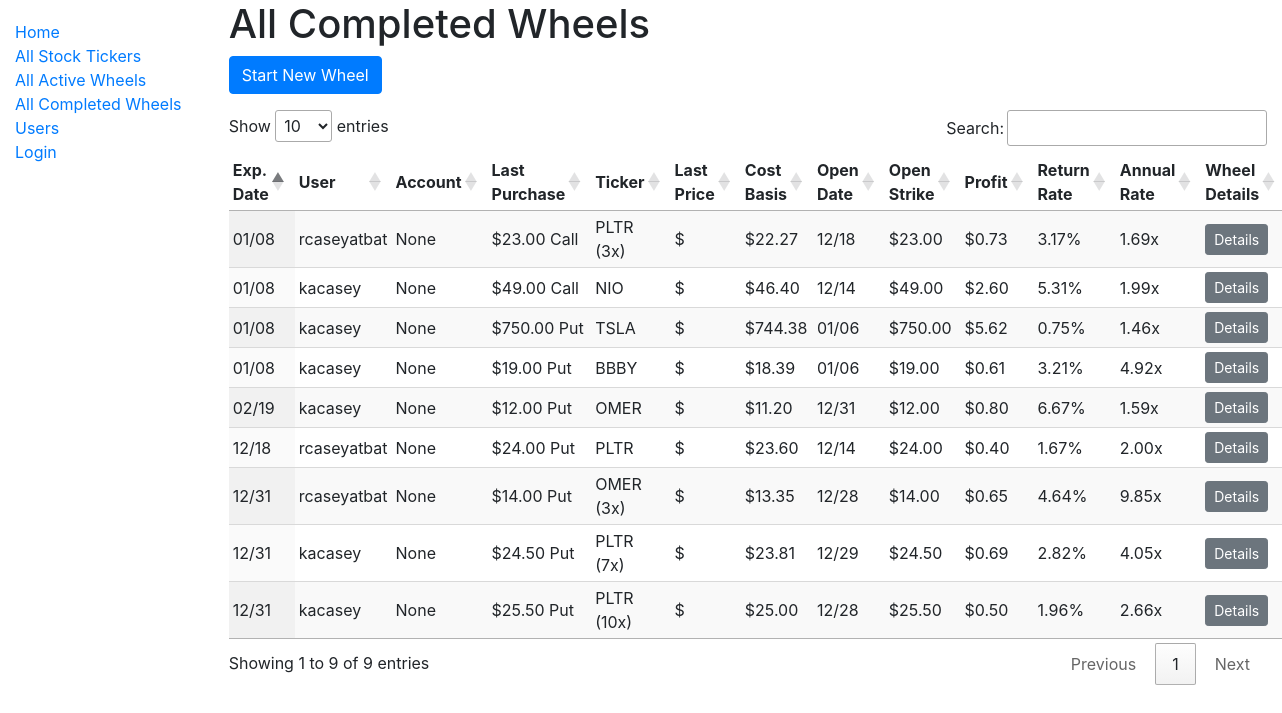
The page /catalog/all_completed_wheels/ on the database its author committed.
### catalog/models.py (models this page shows, shortened)
class OptionWheel(models.Model):
    user = models.ForeignKey(
        settings.AUTH_USER_MODEL,
        on_delete=models.CASCADE,
        db_index=True,
    )
    stock_ticker = models.ForeignKey(
        'StockTicker',
        on_delete=models.CASCADE,
    )
    account = models.ForeignKey(
        Account,
        on_delete=models.SET_NULL,
        db_index=True,
        blank=True,
        null=True,
    )
    quantity = models.IntegerField(default=1)
    is_active = models.BooleanField(db_index=True)
    total_profit = models.DecimalField(max_digits=12, decimal_places=2, default=None, null=True)
    total_days_active = models.IntegerField(default=None, null=True)
    collatoral = models.DecimalField(max_digits=12, decimal_places=2, default=None, null=True)
    def get_all_option_purchases(self):
         return OptionPurchase.objects.filter(option_wheel=self.id).order_by('-expiration_date', '-purchase_date')
    def get_first_option_purchase(self):
        return OptionPurchase.objects.filter(option_wheel=self.id).order_by('purchase_date', 'expiration_date').first()
    def get_last_option_purchase(self):
        return OptionPurchase.objects.filter(option_wheel=self.id).order_by('purchase_date', 'expiration_date').last()
    def get_open_date(self):
        first = self.get_first_option_purchase()
        if first:
            return first.purchase_date.date()
        return datetime.min.date()
    def get_expiration_date(self):
        last_purchase = self.get_last_option_purchase()
        if last_purchase:
            return last_purchase.expiration_date
        return datetime.max.date()
    def is_expired(self):
        if not self.is_active:
            return False
        now = datetime.now()
        today = now.date()
        if now.hour >= MARKET_CLOSE_HOUR:
            return self.get_expiration_date() <= today
        return self.get_expiration_date() < today
    def get_cost_basis(self):
        purchases = self.get_all_option_purchases()
        if not purchases:
            return 'N/A'
        revenue = sum(purchase.premium for purchase in purchases)
        first_purchase = self.get_first_option_purchase()
        return first_purchase.strike - revenue
    def add_purchase_data(self):
        purchases = self.get_all_option_purchases()
        if purchases:
            cost_basis = self.get_cost_basis()
            first_purchase = self.get_first_option_purchase()
            last_purchase = self.get_last_option_purchase()
            profit_if_exits_here = last_purchase.strike - cost_basis
            days_active_so_far = busday_count_inclusive(
                first_purchase.purchase_date.date(),
                last_purchase.expiration_date,
            )
            decimal_rate_of_return = float(profit_if_exits_here / first_purchase.strike)
            annualized_rate_of_return_if_exits_here = compute_annualized_rate_of_return(decimal_rate_of_return, 1, days_active_so_far)
            self.cost_basis = cost_basis
            self.profit_if_exits_here = profit_if_exits_here
            self.days_active_so_far = days_active_so_far
            self.decimal_rate_of_return = decimal_rate_of_return
            self.annualized_rate_of_return_if_exits_here = annualized_rate_of_return_if_exits_here
            self.open_date = self.get_open_date().strftime('%m/%d')
            self.open_strike = first_purchase.strike
            self.expiration_date = self.get_expiration_date().strftime('%m/%d')
            self.last_purchase = last_purchase
            self.expired = self.is_expired()
            self.current_price = get_current_price(self.stock_ticker.name)
            self.purchases = purchases

class OptionPurchase(models.Model):
    user = models.ForeignKey(
        settings.AUTH_USER_MODEL,
        on_delete=models.CASCADE,
        db_index=True,
    )
    option_wheel = models.ForeignKey(
        'OptionWheel',
        on_delete=models.CASCADE,
        db_index=True,
    )
    purchase_date = models.DateTimeField()
    expiration_date = models.DateField()
    strike = models.DecimalField(max_digits=12, decimal_places=2)
    price_at_date = models.DecimalField(max_digits=12, decimal_places=2)
    premium = models.DecimalField(max_digits=12, decimal_places=2)
    class CallOrPut(models.TextChoices):
        CALL = 'C', _('Call')
        PUT = 'P', _('Put')
    call_or_put = models.CharField(
        max_length=1,
        choices=CallOrPut.choices,
        default=CallOrPut.PUT,
    )

class StockTicker(models.Model):
    name = models.CharField(max_length=200, help_text='Enter a ticker, like TSLA.', unique=True, db_index=True)
    class StockRecommendation(models.TextChoices):
        NONE = 'NO', _('None')
        STABLE = 'ST', _('Stable Choice')
        HIGHVOLATILITY = 'HV', _('High Volatility')
    recommendation = models.CharField(
        max_length=2,
        choices=StockRecommendation.choices,
        default=StockRecommendation.NONE,
    )
    def __str__(self):
        return self.name
    class Meta:
        ordering = ["name"]

### catalog/views.py (the view)
# urls.py: path('all_completed_wheels/', views.all_completed_wheels, name='all-completed-wheels'),
@cache_page(ALL_VIEWS_PAGE_CACHE_IN_SECONDS)
def all_completed_wheels(request):
    context = {}
    wheels = OptionWheel.objects.filter(is_active=False)
    for wheel in wheels:
        wheel.add_purchase_data()
    context["wheels"] = wheels
    return render(request, 'all_completed_wheels.html', context=context)

### catalog/business_day_count.py (called while the page is built)
def busday_count_inclusive(start_date, end_date):
  C = pandas.offsets.CustomBusinessDay(calendar=USFederalHolidayCalendar())
  if (start_date == end_date):
  	return 1
  pandas_result = (pandas.DataFrame(index=pandas.to_datetime([start_date, end_date]))
      .resample(C, closed='right')
      .asfreq()
      .index
      .size)
  return pandas_result

### catalog/option_price_computation.py (called while the page is built)
def compute_annualized_rate_of_return(profit_decimal, odds, days, profit_decimal_fail_case=0):
    if days < 5:
        days = 5
    rate_of_return_success_case = 1 + profit_decimal
    rate_of_return_fail_case = 1 + profit_decimal_fail_case
    effective_rate_of_return = rate_of_return_success_case * odds + rate_of_return_fail_case * (1 - odds)
    return effective_rate_of_return ** (BUSINESS_DAYS_IN_YEAR / days)

def get_current_price(stockticker_name):
    cache_key = 'get_current_price_' + stockticker_name
    cached_result = cache.get(cache_key)
    if cached_result is not None:
        return cached_result
    yahoo_ticker = yfinance.Ticker(stockticker_name)
    yahoo_ticker_history = yahoo_ticker.history(period="1d")
    if yahoo_ticker_history.empty:
        return None
    result = yahoo_ticker_history.tail(1)['Close'].iloc[0]
    cache.set(cache_key, result, YAHOO_FINANCE_CACHE_TIMEOUT)
    return result

### catalog/templatetags/filter_tags.py (called while the page is built)
@register.filter
def percentage(value):
    try:
        return '{:.2%}'.format(value)
    except (ValueError, TypeError):
        return value

@register.filter
def call_or_put(value):
    if value == 'P':
        return 'Put'
    elif value == 'C':
        return 'Call'
    return value

### catalog/templates/all_completed_wheels.html
{% extends "base_generic.html" %}
{% block content %}
  <h1>All Completed Wheels</h1>
  <p><a type="button" class="btn btn-primary" href="{% url 'wheel-create' %}">Start New Wheel</a></p>
  {% if wheels %}
    {% include '_base_wheel_table.html' with wheels=wheels all=True%}
  {% else %}
    <p>There are no completed wheels</p>
  {% endif %}
{% endblock %}

### catalog/templates/_base_wheel_table.html (shortened to what this page needs)
{% load filter_tags %}
<div>
  <table class="display compact wheel_table" style="width:100%">
    <thead>
      <tr>
        <th>Exp. Date</th>
        {% if all %}
          <th>User</th>
        {% endif %}
        <th>Account</th>
        <th>Last Purchase</th>
        <th>Ticker</th>
        <th>Last Price</th>
        <th>Cost Basis</th>
        <th>Open Date</th>
        <th>Open Strike</th>
        <th>Profit{% if active %} (if exits){% endif %}</th>
        <th>Return Rate{% if active %} (if exits){% endif %}</th>
        <th>Annual Rate{% if active %} (if exits){% endif %}</th>
        <th>Wheel Details</th>
      </tr>
    </thead>
    <tbody>
      {% for row in wheels %}
        <tr>
          <td>
            {{ row.expiration_date }}
          </td>
          {% if all %}
            <td>
              {{ row.user }}
            </td>
          {% endif %}
          <td>
            {{ row.account }}
          </td>
          <td>
            ${{ row.last_purchase.strike }} {{ row.last_purchase.call_or_put | call_or_put }}
          </td>
          <td>
            {{ row.stock_ticker }}
            {% if row.quantity > 1 %}
              ({{ row.quantity}}x)
            {% endif %}
          </td>
          <td>
            ${{ row.current_price | floatformat:2 }}
          </td>
          <td>
            ${{ row.cost_basis }}
          </td>
          <td>
            {{ row.open_date }}
          </td>
          <td>
            ${{ row.open_strike }}
          </td>
          <td>
            ${{ row.profit_if_exits_here }}
          </td>
          <td>
            {{ row.decimal_rate_of_return | percentage }}
          </td>
          <td data-order={{ row.annualized_rate_of_return_if_exits_here }}>
            {{ row.annualized_rate_of_return_if_exits_here | floatformat:2 }}x
          </td>
          <td>
            <a type="button" class="btn btn-secondary btn-sm" href="{% url 'wheel-detail' pk=row.pk %}">Details</a>
          </td>
        </tr>
      {% endfor %}
    </tbody>
  </table>
</div>

### rows shown on the page
OptionWheel: expiration_date "12/18", user "rcaseyatbat", account "None", last_purchase.strike "24.00", last_purchase.call_or_put|call_or_put "Put", stock_ticker "PLTR", cost_basis "23.60", open_date "12/14", open_strike "24.00", profit_if_exits_here "0.40", decimal_rate_of_return|percentage "1.67%", annualized_rate_of_return_if_exits_here "2.00"
OptionWheel: expiration_date "12/31", user "rcaseyatbat", account "None", last_purchase.strike "14.00", last_purchase.call_or_put|call_or_put "Put", stock_ticker "OMER", quantity "3", cost_basis "13.35", open_date "12/28", open_strike "14.00", profit_if_exits_here "0.65", decimal_rate_of_return|percentage "4.64%", annualized_rate_of_return_if_exits_here "9.85"
OptionWheel: expiration_date "01/08", user "rcaseyatbat", account "None", last_purchase.strike "23.00", last_purchase.call_or_put|call_or_put "Call", stock_ticker "PLTR", quantity "3", cost_basis "22.27", open_date "12/18", open_strike "23.00", profit_if_exits_here "0.73", decimal_rate_of_return|percentage "3.17%", annualized_rate_of_return_if_exits_here "1.69"
OptionWheel: expiration_date "02/19", user "kacasey", account "None", last_purchase.strike "12.00", last_purchase.call_or_put|call_or_put "Put", stock_ticker "OMER", cost_basis "11.20", open_date "12/31", open_strike "12.00", profit_if_exits_here "0.80", decimal_rate_of_return|percentage "6.67%", annualized_rate_of_return_if_exits_here "1.59"
OptionWheel: expiration_date "01/08", user "kacasey", account "None", last_purchase.strike "49.00", last_purchase.call_or_put|call_or_put "Call", stock_ticker "NIO", cost_basis "46.40", open_date "12/14", open_strike "49.00", profit_if_exits_here "2.60", decimal_rate_of_return|percentage "5.31%", annualized_rate_of_return_if_exits_here "1.99"
OptionWheel: expiration_date "12/31", user "kacasey", account "None", last_purchase.strike "24.50", last_purchase.call_or_put|call_or_put "Put", stock_ticker "PLTR", quantity "7", cost_basis "23.81", open_date "12/29", open_strike "24.50", profit_if_exits_here "0.69", decimal_rate_of_return|percentage "2.82%", annualized_rate_of_return_if_exits_here "4.05"
OptionWheel: expiration_date "12/31", user "kacasey", account "None", last_purchase.strike "25.50", last_purchase.call_or_put|call_or_put "Put", stock_ticker "PLTR", quantity "10", cost_basis "25.00", open_date "12/28", open_strike "25.50", profit_if_exits_here "0.50", decimal_rate_of_return|percentage "1.96%", annualized_rate_of_return_if_exits_here "2.66"
OptionWheel: expiration_date "01/08", user "kacasey", account "None", last_purchase.strike "750.00", last_purchase.call_or_put|call_or_put "Put", stock_ticker "TSLA", cost_basis "744.38", open_date "01/06", open_strike "750.00", profit_if_exits_here "5.62", decimal_rate_of_return|percentage "0.75%", annualized_rate_of_return_if_exits_here "1.46"
OptionWheel: expiration_date "01/08", user "kacasey", account "None", last_purchase.strike "19.00", last_purchase.call_or_put|call_or_put "Put", stock_ticker "BBBY", cost_basis "18.39", open_date "01/06", open_strike "19.00", profit_if_exits_here "0.61", decimal_rate_of_return|percentage "3.21%", annualized_rate_of_return_if_exits_here "4.92"
